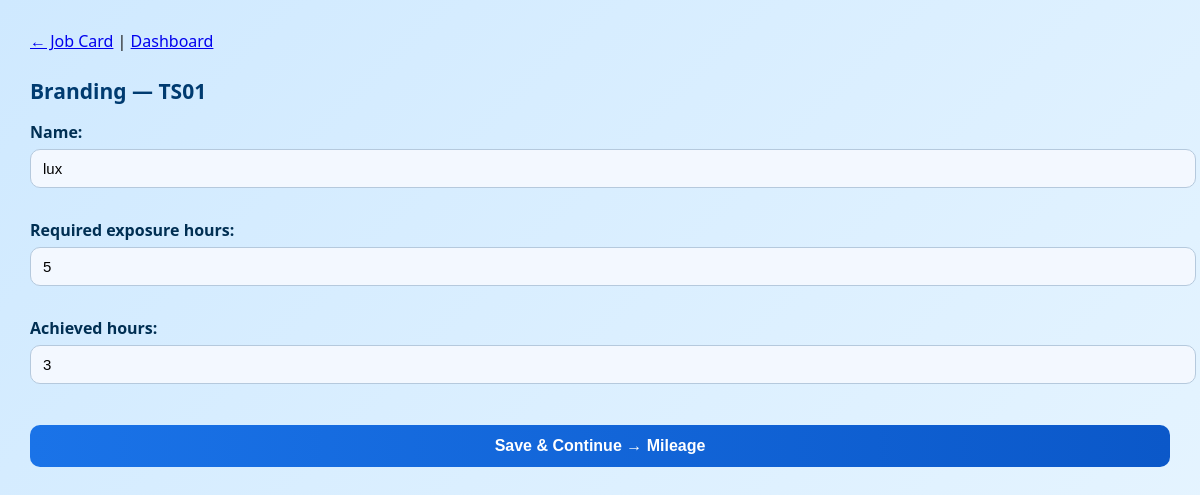
/depot/branding/TS01/ (signed in), run on the app's committed database.
### depot/models.py (models this page shows, shortened)
class Trainset(models.Model):
    number = models.CharField(max_length=16, unique=True)   # e.g., "TS-01"
    train_name = models.CharField(max_length=64, blank=True)  # NEW FIELD
    cars = models.IntegerField(default=4)
    last_mileage = models.IntegerField(default=0)
    cumulative_mileage = models.IntegerField(default=0)
    branding = models.ForeignKey('Branding', null=True, blank=True, on_delete=models.SET_NULL)
    stabling_bay = models.ForeignKey('Bay', null=True, blank=True, on_delete=models.SET_NULL)
    status = models.CharField(max_length=32, default='idle')
    notes = models.TextField(blank=True)

class Branding(models.Model):
    name = models.CharField(max_length=128)   # advertiser
    required_exposure_hours = models.IntegerField(default=0)
    achieved_hours = models.IntegerField(default=0)

### depot/views.py (the view)
# urls.py: path('branding/<str:number>/', views.branding_detail, name='branding_detail'),
@login_required
def branding_detail(request, number):
    train = get_object_or_404(Trainset, number=number)
    brand = train.branding
    if request.method == "POST":
        form = BrandingDetailForm(request.POST, instance=brand)
        if form.is_valid():
            b = form.save()
            train.branding = b
            train.save()
            messages.success(request, "Branding saved.")
            return redirect('depot:mileage_detail', number=number)
    else:
        form = BrandingDetailForm(instance=brand)
    return render(request, 'depot/details/branding_detail.html', {
        'train': train, 'form': form
    })

### depot/forms.py
class BrandingDetailForm(forms.ModelForm):
    class Meta:
        model = Branding
        fields = ['name', 'required_exposure_hours', 'achieved_hours']

### depot/templates/depot/details/branding_detail.html (shortened to what this page needs)
{% load static %}
<!doctype html>
<html>
<head><meta charset="utf-8"><title>Branding - {{ train.number }}</title></head>
<body>
    <link rel="stylesheet" href="{% static 'depot/css/detail.css' %}">
  <a href="{% url 'depot:jobcard_detail' train.number %}">← Job Card</a> |
  <a href="{% url 'depot:dashboard' %}">Dashboard</a>
  <h2>Branding — {{ train.number }}</h2>
  <form method="post">
    {{ form.as_p }}
    <button type="submit">Save & Continue → Mileage</button>
  </form>
</body>
</html>

### depot/static/depot/css/detail.css (style rules this page uses)
body { margin: 0; padding: 30px; font-family: "Segoe UI", sans-serif; background: linear-gradient(135deg, #cfe9ff, #e9f6ff); min-height: 100vh; color: #1a1a1a; }
h2 { font-size: 21px; color: #003b70; margin-top: 25px; margin-bottom: 10px; }
label { font-weight: 600; color: #002f53; display: block; margin-bottom: 6px; }
input, select, textarea { width: 100%; padding: 10px 12px; font-size: 15px; border-radius: 10px; border: 1.5px solid #b5c9dd; background: #f3f8ff; margin-bottom: 15px; transition: 0.25s ease; }
button, .btn { padding: 12px 18px; border-radius: 10px; border: none; background: linear-gradient(90deg, #1a73e8, #0b58c9); color: white; font-size: 16px; font-weight: 600; cursor: pointer; width: 100%; margin-top: 10px; transition: 0.3s ease; }

### data on the page
Trainset: number "TS01"
Branding: name "lux", required_exposure_hours "5", achieved_hours "3"
